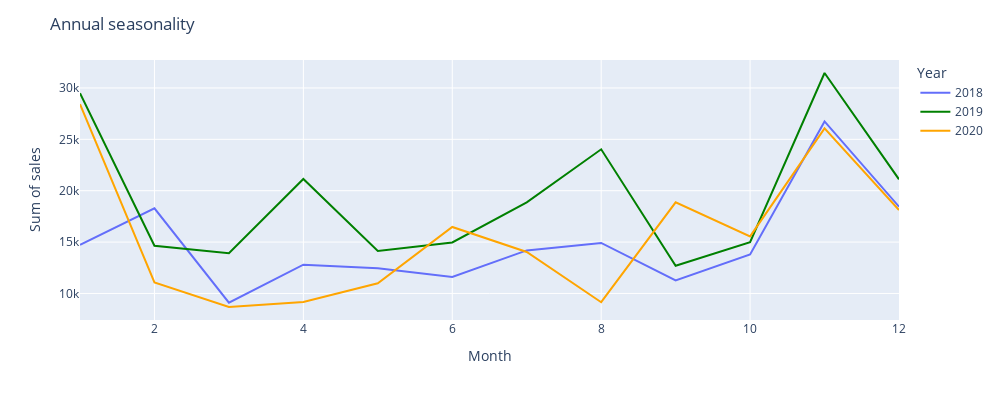

Here is the notebook cell this chart was saved with:
### Code cell
fig = px.line(df,
              x=df.index.month,
              y=df['sales'],
              color=df.year,
              width=1000, height=400,
              color_discrete_sequence=['light blue','green','orange'],
              )

fig.update_layout(title_text='Annual seasonality',
                  legend_title_text='Year')
fig.update_xaxes(title='Month')
fig.update_yaxes(title='Sum of sales')

fig.show()

### Figure 1 — Plotly figure (JSON) as saved in the notebook; plotly's stock layout.template omitted (floating-point values rounded to 4 significant figures)
{"data": [{"hovertemplate": "year=2018<br>x=%{x}<br>sales=%{y}<extra></extra>", "legendgroup": "2018", "line": {"color": "light blue", "dash": "solid"}, "marker": {"symbol": "circle"}, "mode": "lines", "name": "2018", "orientation": "v", "showlegend": true, "type": "scatter", "x": [1, 2, 3, 4, 5, 6, 7, 8, 9, 10, 11, 12], "xaxis": "x", "y": [14730.0, 18280.0, 9103.0, 12800.0, 12440.0, 11610.0, 14190.0, 14920.0, 11270.0, 13800.0, 26740.0, 18440.0], "yaxis": "y"}, {"hovertemplate": "year=2019<br>x=%{x}<br>sales=%{y}<extra></extra>", "legendgroup": "2019", "line": {"color": "green", "dash": "solid"}, "marker": {"symbol": "circle"}, "mode": "lines", "name": "2019", "orientation": "v", "showlegend": true, "type": "scatter", "x": [1, 2, 3, 4, 5, 6, 7, 8, 9, 10, 11, 12], "xaxis": "x", "y": [29500.0, 14640.0, 13930.0, 21140.0, 14140.0, 14960.0, 18870.0, 24030.0, 12700.0, 14990.0, 31450.0, 21110.0], "yaxis": "y"}, {"hovertemplate": "year=2020<br>x=%{x}<br>sales=%{y}<extra></extra>", "legendgroup": "2020", "line": {"color": "orange", "dash": "solid"}, "marker": {"symbol": "circle"}, "mode": "lines", "name": "2020", "orientation": "v", "showlegend": true, "type": "scatter", "x": [1, 2, 3, 4, 5, 6, 7, 8, 9, 10, 11, 12], "xaxis": "x", "y": [28420.0, 11070.0, 8682.0, 9164.0, 11000.0, 16470.0, 14040.0, 9149.0, 18870.0, 15560.0, 26070.0, 18120.0], "yaxis": "y"}], "layout": {"height": 400, "legend": {"title": {"text": "Year"}, "tracegroupgap": 0}, "margin": {"t": 60}, "title": {"text": "Annual seasonality"}, "width": 1000, "xaxis": {"anchor": "y", "domain": [0, 1], "title": {"text": "Month"}}, "yaxis": {"anchor": "x", "domain": [0, 1], "title": {"text": "Sum of sales"}}}}
